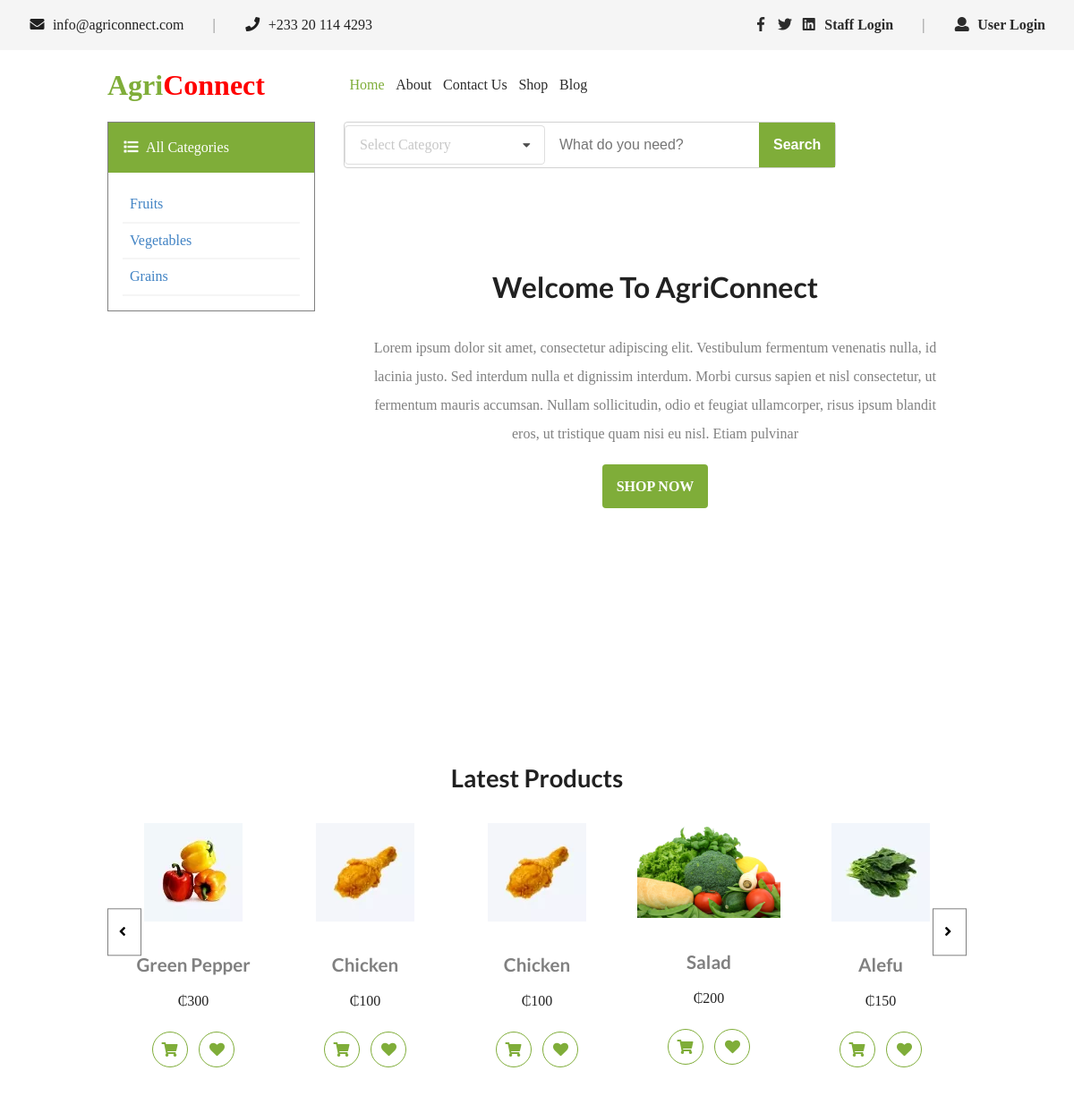
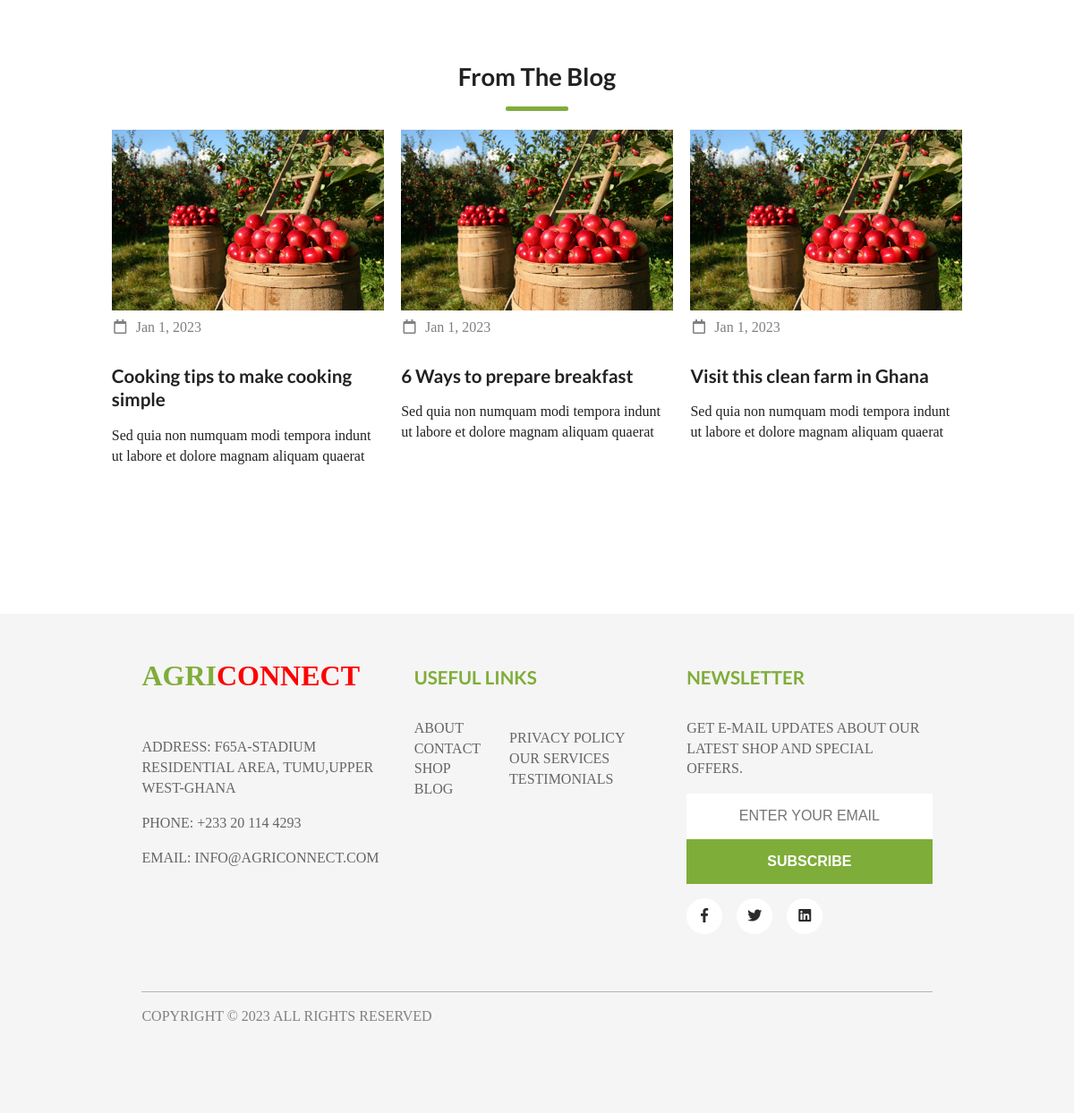
The page / on the database its author committed (2 pictures, top to bottom).
### tables this page shows
CREATE TABLE `products` (
  `id` int(11) NOT NULL,
  `product_name` text NOT NULL,
  `product_description` text NOT NULL,
  `product_category` text NOT NULL,
  `unit_price` text NOT NULL,
  `product_image` text NOT NULL
);

### index.php (the view, shortened to what this page needs)
<?php
	include('includes/conn.php');
?>
<!DOCTYPE html>
<html lang="en">
<head>
    <link rel="stylesheet" href="https://cdnjs.cloudflare.com/ajax/libs/semantic-ui/2.4.1/semantic.min.css">
	<link rel="stylesheet" href="css/main.css">
	<link rel="stylesheet" href="css/homepage.css">
</head>
<body>
		<div class="wrapper">
			<div class="callout">
				<div class="contact-info">
					<span> <i class="envelope icon"></i> info@agriconnect.com </span>
					<span style="color: gray;"> | </span>
					<span> <i class="phone icon" class="dash-line"></i> +233 20 114 4293</span>
				</div>
				<div class="extras">
					<span>
						<a href="#"> <i class="facebook f icon"></i> </a>
						<a href="#"> <i class="twitter icon"></i> </a>
						<a href="#"> <i class="linkedin icon"></i> </a>
						<a href="admin/index.php" target="_blank">Staff Login </a>
					</span>
					<span style="color: gray;" class="dash-line"> | </span>
					<?php
						if(isset($_SESSION['user_id'])){
							echo "<span> ".$user_data['full_name']." </span>";
						}else{
							echo "<span>
								<a href='login.php' target='_blank'><i class='user icon'></i>
								User Login</a>
							</span>";
						}
					?>
				</div>
			</div>
			<main>
				<aside class="sidebar">
					<div class="brand"> <span style="color: var(--primary);">Agri</span><span style="color: red;">Connect</span> </div>
					<div class="menu">
						<header> <i class="list icon"></i> All Categories </header>
						<ul>
							<li><a href="under-construction.html"> Fruits </a></li>
							<li><a href="under-construction.html"> Vegetables </a></li>
							<li><a href="under-construction.html"> Grains </a></li>
						</ul>
					</div>
				</aside>
				<section>
					<nav class="navbar">
						<div class="navbar-links">
							<ul>
								<li> <a href="#" class="active"> Home </a></li>
								<li> <a href="about-us.php"> About </a></li>
								<li> <a href="under-construction.html"> Contact Us </a></li>
								<li> <a href="under-construction.html"> Shop </a></li>
								<li> <a href="under-construction.html"> Blog </a></li>
							</ul>
						</div>
					</nav>
					<div class="search-container">
						<form class="search-form">
							<div class="ui form">
								<div class="field">
									<div class="ui selection dropdown">
										<i class="dropdown icon"></i>
										<div class="default text">Select Category</div>
									</div>
								</div>
							</div>
							<input type="search" placeholder="What do you need?" class="search-field"/>
							<input type="submit" value="Search" class="search-btn"/>
						</form>
					</div>
					<div class="banner"style="text-align: center; padding: 2rem;">
						<h1 align="center"> Welcome To AgriConnect </h1>
						<p style="color: gray; line-height: 2.0; margin: 2rem 0;"> Lorem ipsum dolor sit amet, consectetur adipiscing elit. Vestibulum fermentum venenatis nulla, id lacinia justo. Sed interdum nulla et dignissim interdum. Morbi cursus sapien et nisl consectetur, ut fermentum mauris accumsan. Nullam sollicitudin, odio et feugiat ullamcorper, risus ipsum blandit eros, ut tristique quam nisi eu nisl. Etiam pulvinar</p>
						<a href="#" class="btn"> SHOP NOW </a>
					</div>
				</section>
			</main>
					<div class="slideshow">
						<h2 align="center">Latest Products</h2>
					  <ul class="slides">
					  <?php
						$products_sql = "SELECT * FROM `products`";
						$products_query = mysqli_query($conn, $products_sql);
						if(mysqli_num_rows($products_query) >= 1){
							while($product = mysqli_fetch_assoc($products_query)){
								echo "
									<li class='slide-item'>
										<a href='product-details.php?product_id=".$product['id']."' target='_blank'><img src='uploads/products/".$product['product_image']."'/></a>
										<h3 style='color: gray;'> ".$product['product_name']." </h3>
										<span>&#8373;".$product['unit_price']."</span>
										<div class='item-buttons'>
											<button class='add-to-cart' value='".$product['id']."'> <i class='shopping cart icon'></i> </button>
											<button class='add-to-favourites' value='".$product['id']."'> <i class='heart icon'></i></button>
										</div>
									</li>
								";
							}
						}else{
							echo "No product has been uploaded yet.";
						}
					?>
					  </ul>
					  <div class="navigation">
						<button class="prev"><i class="angle left icon"></i></button>
						<button class="next"><i class="angle right icon"></i></button>
					  </div>
					</div>
					<div class="from-the-blog">
						<h2 align="center">From The Blog</h2>
						<div class="line"></div>
						<div class="blog-posts">
							<div class="post-card">
								<a href="#"><img src="img/img4.jpg" /></a>
								<p style="color:gray;"><i class="calendar outline icon"></i> Jan 1, 2023</p>
								<h3> Cooking tips to make cooking simple </h3>
								<p>Sed quia non numquam modi tempora indunt ut labore et dolore magnam aliquam quaerat </p>
							</div>
							<div class="post-card">
								<a href="#"><img src="img/img4.jpg" /></a>
								<p style="color:gray;"><i class="calendar outline icon"></i> Jan 1, 2023</p>
								<h3> 6 Ways to prepare breakfast </h3>
								<p>Sed quia non numquam modi tempora indunt ut labore et dolore magnam aliquam quaerat </p>
							</div>
							<div class="post-card">
								<a href="#"><img src="img/img4.jpg" /></a>
								<p style="color:gray;"><i class="calendar outline icon"></i> Jan 1, 2023</p>
								<h3> Visit this clean farm in Ghana </h3>
								<p>Sed quia non numquam modi tempora indunt ut labore et dolore magnam aliquam quaerat </p>
							</div>
						</div>
					</div>
					<footer>
						<div class="footer-links">
							<div class="address">
								<div class="brand"> <span style="color: var(--primary);">Agri</span><span style="color: red;">Connect</span> </div>
								<p>
									Address: F65A-Stadium Residential Area, Tumu,Upper West-Ghana
								</p>
								<p> Phone: +233 20 114 4293</p>
								<p> Email: info@agriconnect.com </p>
							</div>
							<div class="useful-links">
								<header><h3> Useful Links </h3></header>
								<div style="display: flex;align-items: center;">
									<ul>
										<li><a href="about-us.php"> About </a></li>
										<li><a href="under-construction.html"> Contact </a></li>
										<li><a href="under-construction.html"> Shop </a></li>
										<li><a href="under-construction.html"> Blog </a></li>
									</ul>
									<ul style="margin-left: 2rem;">
										<li><a href="under-construction.html"> Privacy Policy </a></li>
										<li><a href="under-construction.html"> Our Services </a></li>
										<li><a href="under-construction.html"> Testimonials </a></li>
									</ul>
								</div>
							</div>
							<div class="newsletter">
								<header><h3> Newsletter </h3></header>
								<p> Get E-mail updates about our latest shop and special offers. </p>
								<div class="newsletter-form">
									<form>
										<input type="email" placeholder="ENTER YOUR EMAIL" />
										<input type="submit" value="SUBSCRIBE" />
									</form>
								</div>
								<p class="social-media-handles">
									<span> <a href="#"> <i class="facebook f icon"></i> </a></span>
									<span><a href="#"> <i class="twitter icon"></i> </a></span>
									<span><a href="#"> <i class="linkedin icon"></i> </a></span>
								</p>
							</div>
						</div>
						<div class="copyright-info">
							Copyright ©  <?php echo date("Y");?> All rights reserved
						</div>
					</footer>
		</div>
</body>

### css/main.css (style rules this page uses)
body, html { font-family: tahoma; font-size: 16px; }
:root { --primary: #7FAD39; --second: #DC7E40; --shade: #F5F5F5; }
* { padding: 0; margin: 0; box-sizing: border-box; }
footer { font-size: 0.8rem; }

### rows shown on the page
products: product_image (picture), product_name "Green Pepper", unit_price "300", $product['id'] 1 (drawn)
products: product_image (picture), product_name "Chicken", unit_price "100", $product['id'] 2 (drawn)
products: product_image (picture), product_name "Chicken", unit_price "100", $product['id'] 3 (drawn)
products: product_image (picture), product_name "Salad", unit_price "200", $product['id'] 4 (drawn)
products: product_image (picture), product_name "Alefu", unit_price "150", $product['id'] 5 (drawn)
